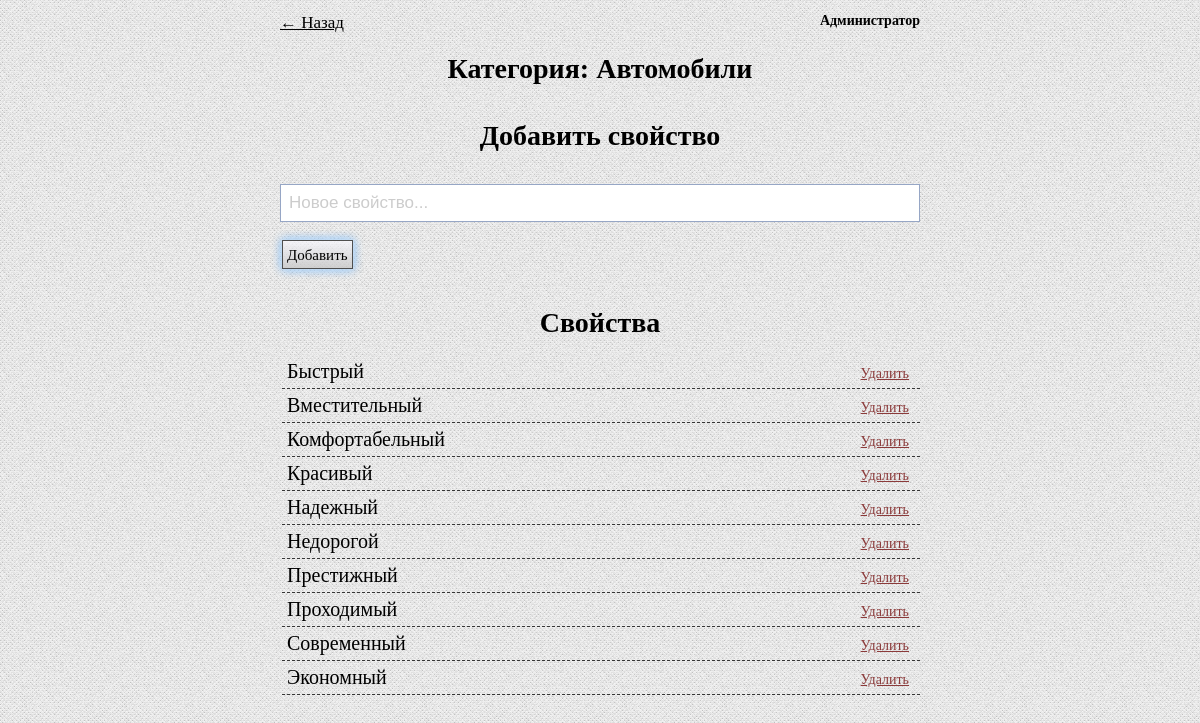
/?option=properties&cat=20 (signed in), run on the app's committed database.
### tables this page shows
CREATE TABLE IF NOT EXISTS `prop` (
  `id` int(11) NOT NULL,
  `name` varchar(255) NOT NULL,
  `cat` int(11) NOT NULL
);

### classes/Core.php (called while the page is built, shortened)
<?php
abstract class Core {
	public function __construct() {
		$this->db = mysqli_connect (HOST,USER,PASSWORD,DB);
	}
	protected function get_header() {
		include "head.php";
	}
	public function get_body() {
		$this->get_content();
	}
}
?>

### classes/properties.php (the view, shortened to what this page needs)
<?php
class properties extends Core {
	public function get_content () {session_start();
	echo '
	<body>
	<div class="adminlist">
		<a href="?option=admin" class="backbtn"><span>&#8592 Назад</span></a>
		<p class="status">Администратор</p>
		<p class="mainTittle">Категория:
	';
	$tittlecat_query = mysqli_query($this->db,"SELECT id, name FROM cat WHERE id = {$_GET['cat']}");
	$tittlecat = mysqli_fetch_array($tittlecat_query, MYSQLI_ASSOC);
	printf($tittlecat['name']);
	echo'
		 </p>
		<p class="mainTittle">Добавить свойство</p>
		<form action="" method="post">
			<input type="text" name="prop_new" placeholder="Новое свойство...">
			<input type="submit" name="newprop_send" value="Добавить"/>
		</form>
	</div>
	<div class="propertieslist">
		<p class="mainTittle">Свойства</p>
		<ul>
	';
		$cat_num = $_GET['cat'];
		$prop_query = "SELECT id, name, cat FROM prop WHERE cat = $cat_num ORDER BY name";
		$prop_result = mysqli_query($this->db,$prop_query);
		for($i=1; $i<=mysqli_num_rows($prop_result); $i++) {
			$prop_row = mysqli_fetch_array($prop_result, MYSQLI_ASSOC);
			printf(
			'<li>%s
				<form action="" method="post">
					<input type="hidden" name="prop_del_id" value="%s"/>
					<input type="hidden" name="prop_del_name" value="%s"/>
					<button name="prop_del" class="delbtn">Удалить</button>
				</form>
			</li>'
			,$prop_row['name'],$prop_row['id'],$prop_row['name']);
		}
	echo '
		</ul>
	</div>
	<br><br>
<script type="text/javascript" src="resourses/script.js"></script>
</body>
</html>
	';
	}
}
?>

### resourses/style.css (style rules this page uses)
*, *:after, *:before { -webkit-box-sizing: border-box; -moz-box-sizing: border-box; -ms-box-sizing: border-box; box-sizing: border-box; }
a { text-decoration:none; }
body { background: url(../images/bg.png) repeat; }
.mainTittle { text-align: center; font-family: TrajanPro3; font-size: 28px; color: #000; font-weight: bold; margin-bottom: 65px; }
.expertlist, .experchecks, .adminlist, .propertieslist { max-width: 640px; margin: 0 auto; padding-top: 10px; }
.status { position: absolute; margin: -5px 0; width: 96%; max-width: 640px; font-family: TrajanPro3; font-size: 14px; color: #000; text-align: right; font-weight: bold; }
.backbtn { margin: -5px 0; z-index: 5; width: 85px; height: 25px; position: absolute; }
.backbtn span { font-family: TrajanPro3; font-size: 17px; color: #000; text-decoration: underline; z-index: 1; }
.expertlist a, .adminlist a { text-decoration: none; }
.experchecks input[type='submit'], .adminlist input[type='submit'], .propertieslist input[type='submit'], .btndel { margin-left: 35px; padding: 6px 4px 4px; font-family: TrajanPro3; font-size: 15px; cursor: pointer; border: 1px #4F4F4F solid; background: -moz-linear-gradient(top, rgba(248, 248, 255, 0.7) 0%, rgba(200, 200, 200, 0.8) 100%); background: -webkit-linear-gradient(top, rgba(248, 248, 255, 0.7) 0%, rgba(200, 200, 200, 0.8) 100%); background: -o-linear-gradient(top, rgba(248, 248, 255, 0.7) 0%, rgba(200, 200, 200, 0.8) 100%); background: -ms-linear-gradient(top, rgba(248, 248, 255, 0.7) 0%, rgba(200, 200, 200, 0.8) 100%); background: linear-gradient(to bottom, rgba(248, 248, 255, 0.7) 0%, rgba(200, 200, 200, 0.8) 100%); box-shadow: 0 0 8px #fff, 0 0 10px #1C86EE; }
.adminlist .mainTittle { margin-bottom: 30px; margin-top: 35px; }
.adminlist input[type='text'], .adminlist input[type='password'] { padding:8px 8px; color:#333333; border:1px solid #96A6C5; margin-top:2px; width:100%; font-size:11px; font: 17px Arial, sans-serif; }
.adminlist input[type='submit'] { margin: 18px 0 0 2px; }
.propertieslist .mainTittle { margin-bottom: 15px; }
.propertieslist li { list-style: none; margin-left: -38px; padding: 5px 5px; font-family: TrajanPro3; font-size: 20px; color: #000; border-bottom: 1px #363636 dashed; }
.delbtn { cursor: pointer; float: right; font-size: 14px; color: #8B3A3A; font-family: TrajanPro3; font-size: 14px; margin-top: -18px; text-decoration: underline; background: none; border: none; }

### data on the page
prop: name "Быстрый"
prop: name "Вместительный"
prop: name "Комфортабельный"
prop: name "Красивый"
prop: name "Надежный"
prop: name "Недорогой"
prop: name "Престижный"
prop: name "Проходимый"
prop: name "Современный"
prop: name "Экономный"
